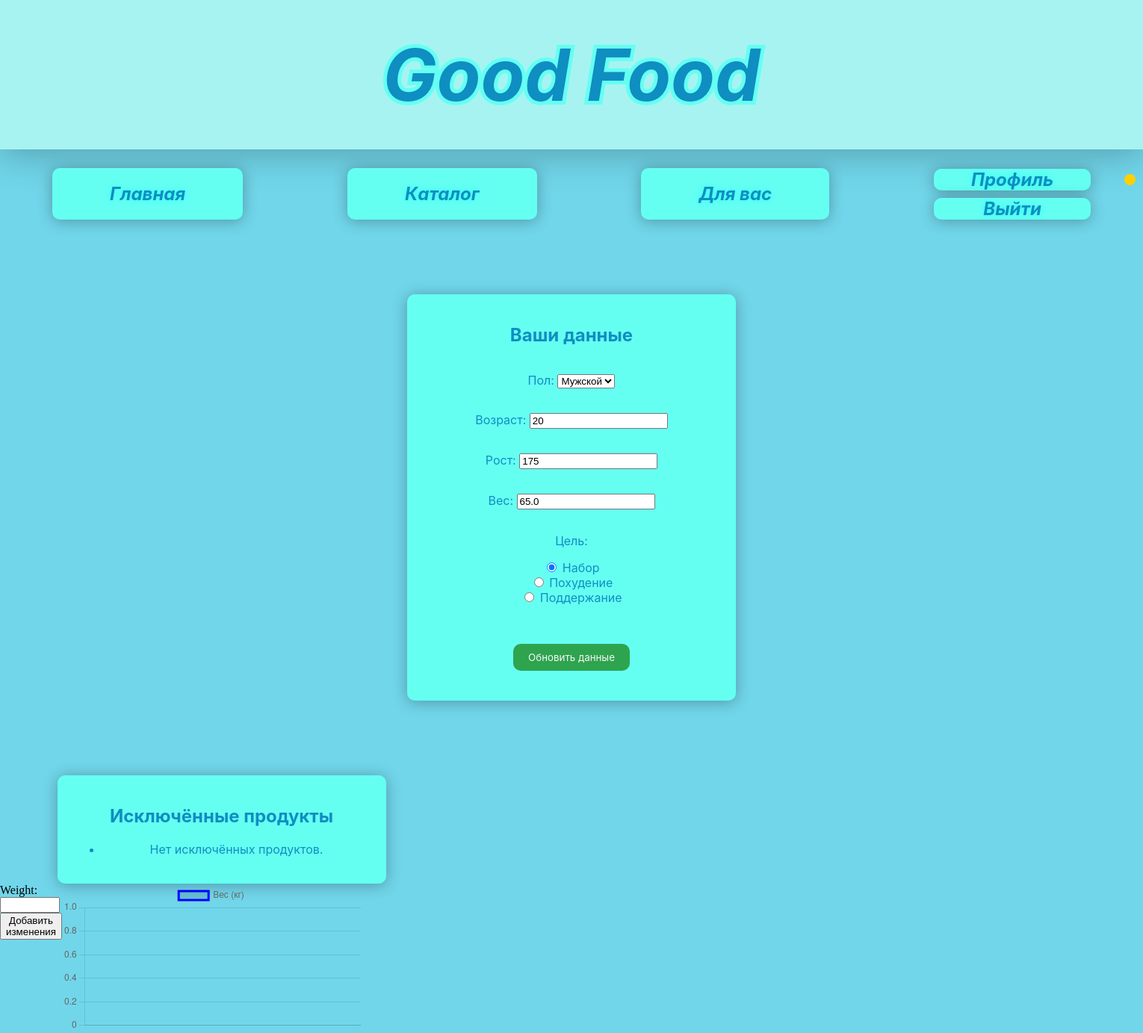
The app's page /auth/profile/ (signed in), older data.
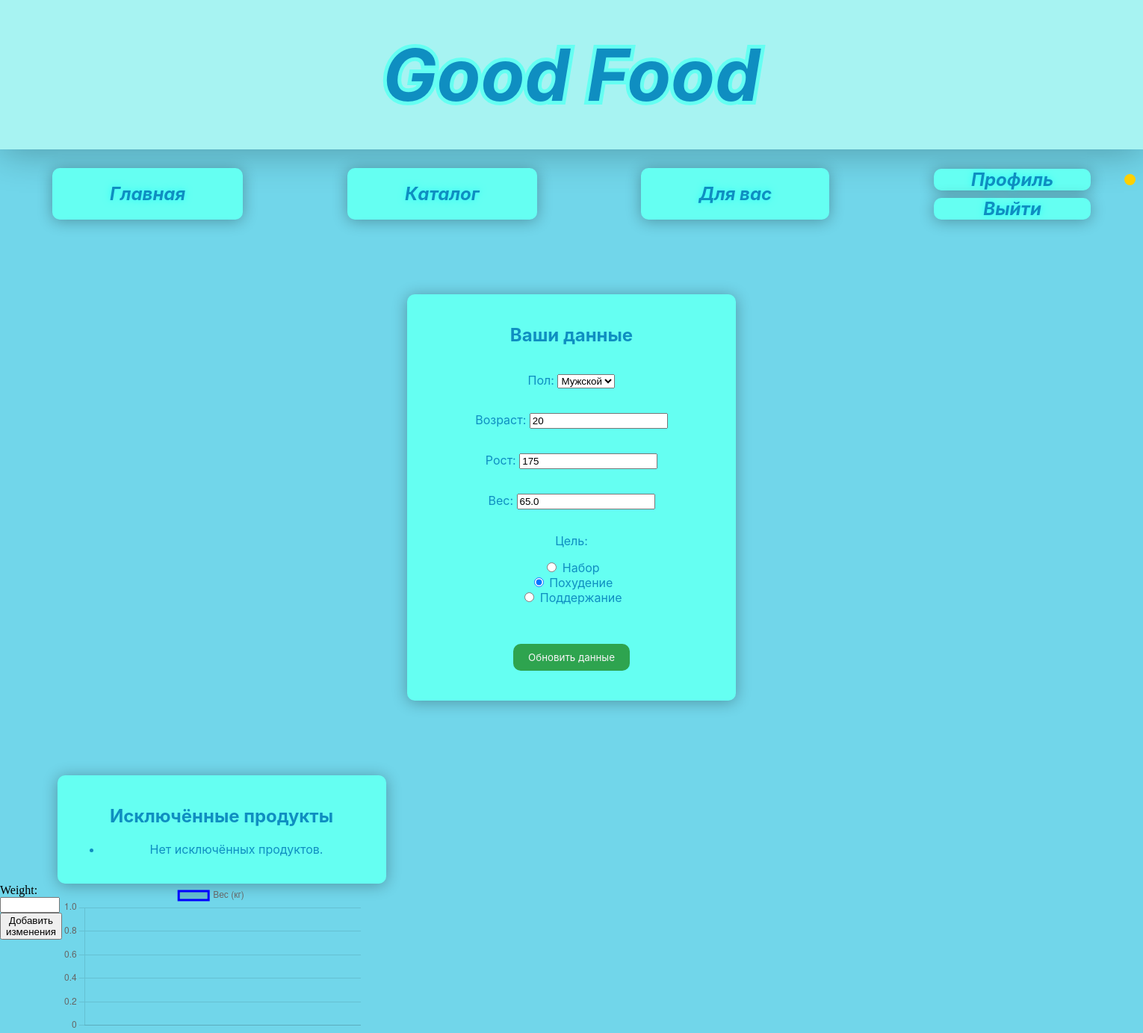
The same page, newer data.
### moduleauth/models.py (models this page shows, shortened)
class Profile(models.Model):
    user = models.OneToOneField(User, null=True, on_delete=models.CASCADE)
    email = models.EmailField(unique=True, null=True, blank=True, verbose_name="Email")
    sex = models.CharField(max_length=6, choices=[('male', 'Мужской'), ('female', 'Женский')], default='male')
    age = models.PositiveIntegerField(default=18, verbose_name='Age' )
    height = models.PositiveIntegerField(default=160,verbose_name="Height")
    weight = models.FloatField(default=60.0, verbose_name="Weight")
    goal = models.CharField(max_length=20, choices=[('gain', 'Набор'), ('lose', 'Похудение'), ('main', 'Поддержание')], default='maintain')
    calorie_adjustment = models.IntegerField(default=0, verbose_name="Коррекция калорий")
    excluded_products = models.ManyToManyField(Product, blank=True, related_name='excluded_by_profiles')
    excluded_categories = models.ManyToManyField(Category, blank=True, related_name='excluded_by_profiles')

### moduleauth/views.py (the view)
# urls.py: path('profile/', views.profile_view, name='profile'),
@login_required
def profile_view(request):
    profile, created = Profile.objects.get_or_create(user=request.user)
    weight_form = WeightHistoryForm()
    if request.method == 'POST':
        info_form = UserInfoForm(request.POST, instance=profile)
        excl_form = ExcludedProductsForm(request.POST, instance=profile)
        weight_form = WeightHistoryForm(request.POST)
        if info_form.is_valid() and excl_form.is_valid():
            info_form.save()
            excl_form.save()
            return redirect('profile')
        elif 'save_weight' in request.POST and weight_form.is_valid():
            wh = weight_form.save(commit=False)
            wh.profile = profile
            wh.save()
            profile.weight = wh.weight
            profile.save()
            return redirect('profile')
    else:
        info_form = UserInfoForm(instance=profile)
        excl_form = ExcludedProductsForm(instance=profile)
    history = profile.weight_history.order_by('date')
    weights = [entry.weight for entry in history]
    dates = [entry.date.strftime('%d.%m') for entry in history]
    return render(request, 'profile.html', {
        'form': info_form,
        'excl_form': excl_form,
        'weight_form': weight_form,
        'weights': weights,
        'dates': dates,
        })

### moduleauth/forms.py (shortened to what this page needs)
class UserInfoForm(forms.ModelForm):
    sex = forms.ChoiceField(label='Пол', required=True, choices=[('male', 'Мужской'), ('female', 'Женский')])
    age = forms.IntegerField(label='Возраст', required=True)
    height = forms.IntegerField(label='Рост', required=True)
    weight = forms.FloatField(label='Вес', required=True)
    goal = forms.ChoiceField(label='Цель', choices=Profile._meta.get_field('goal').choices, widget=forms.RadioSelect)
    class Meta:
        model = Profile
        fields = ('sex', 'age','height', 'weight', 'goal')
        widgets = {
            'sex': forms.RadioSelect(choices=[('male', 'Мужской'), ('female', 'Женский')]),
            'age': forms.NumberInput(attrs={'min': 0, 'max': 120}),
            'height': forms.NumberInput(attrs={'min': 120, 'max': 300}),
            'weight': forms.NumberInput(attrs={'min': 25.0, 'max': 300.0})
        }

### templates/profile.html (shortened to what this page needs)
{% load static %}
<html lang="ru">
    <head>
        <link rel="stylesheet" href="{% static 'styles/base.css' %}">
        <link rel="stylesheet" href="{% static 'styles/profile.css' %}">
    </head>
    <body>
        <div id="heading">
            <span>Good Food</span>
        </div>
        <div id="body">
            <div class="navbar">
                <a href="{% url 'index' %}" class="nav-button">Главная</a>
                <a href="{% url 'catalog' %}" class="nav-button">Каталог</a>
                {% if user.is_authenticated %}
                    <a href="{% url 'foru' %}" class="nav-button restricted">Для вас</a>
                {% else %}
                    <script src="{ static 'utils/restrict.js' }"></script>
                {% endif %}
                <div class="auth-buttons">
                    {% if user.is_authenticated %}
                        <a href="{% url 'profile' %}" class="auth-button">Профиль<div class="nav-button--circle"></div></a>
                        <a href="{% url 'logout' %}" class="auth-button">Выйти</a>
                    {% else %}
                        <a href="{% url 'signin' %}" class="auth-button">Вход</a>
                        <a href="{% url 'signup' %}" class="auth-button">Регистрация</a>
                    {% endif %}
                </div>
            </div>
            <div>
                <form method="post" class="profile-container">
                    <h2>Ваши данные</h2>
                    {{ form.as_p }}
                    <button type="submit" class="save-btn">Обновить данные</button>
                </form>
                <div class="excluded-products">
                    <h2>Исключённые продукты</h2>
                    <ul>{% for product in request.user.profile.excluded_products.all %}
                        <li>{{ product.name }}
                            <form method="post" action="{% url 'include_product' product.id %}" style="display:inline;">
                                {% csrf_token %}
                                <button type="submit">Убрать</button>
                            </form>
                        </li>
                        {% empty %}
                            <li>Нет исключённых продуктов.</li>
                        {% endfor %}
                    </ul>
                </div>
            </div>
            <div class="graph">
                <form method="post">
                    {{ weight_form.weight.label_tag }} {{ weight_form.weight }}
                    <button type="submit" name="save_weight">Добавить изменения</button>
                </form>
                <canvas id="weightChart"></canvas>
                <script>
                    const ctx = document.getElementById('weightChart').getContext('2d');
                    const chart = new Chart(ctx, {
                        type: 'line',
                        data: {
                            labels: {{ dates|safe }},
                            datasets: [{
                                label: 'Вес (кг)',
                                data: {{ weights|safe }},
                                borderColor: 'blue',
                                fill: false
                            }]
                        },
                        options: {
                            responsive: true,
                            scales: {
                                y: { beginAtZero: false }
                            }
                        }
                    });
                </script>
            </div>
        </div>
    </body>
</html>

Row changes from the older to the newer data that the page shows:
changed Profile "Мужской": goal "☑ Набор ☐ Похудение ☐ Поддержание" → "☐ Набор ☑ Похудение ☐ Поддержание"
